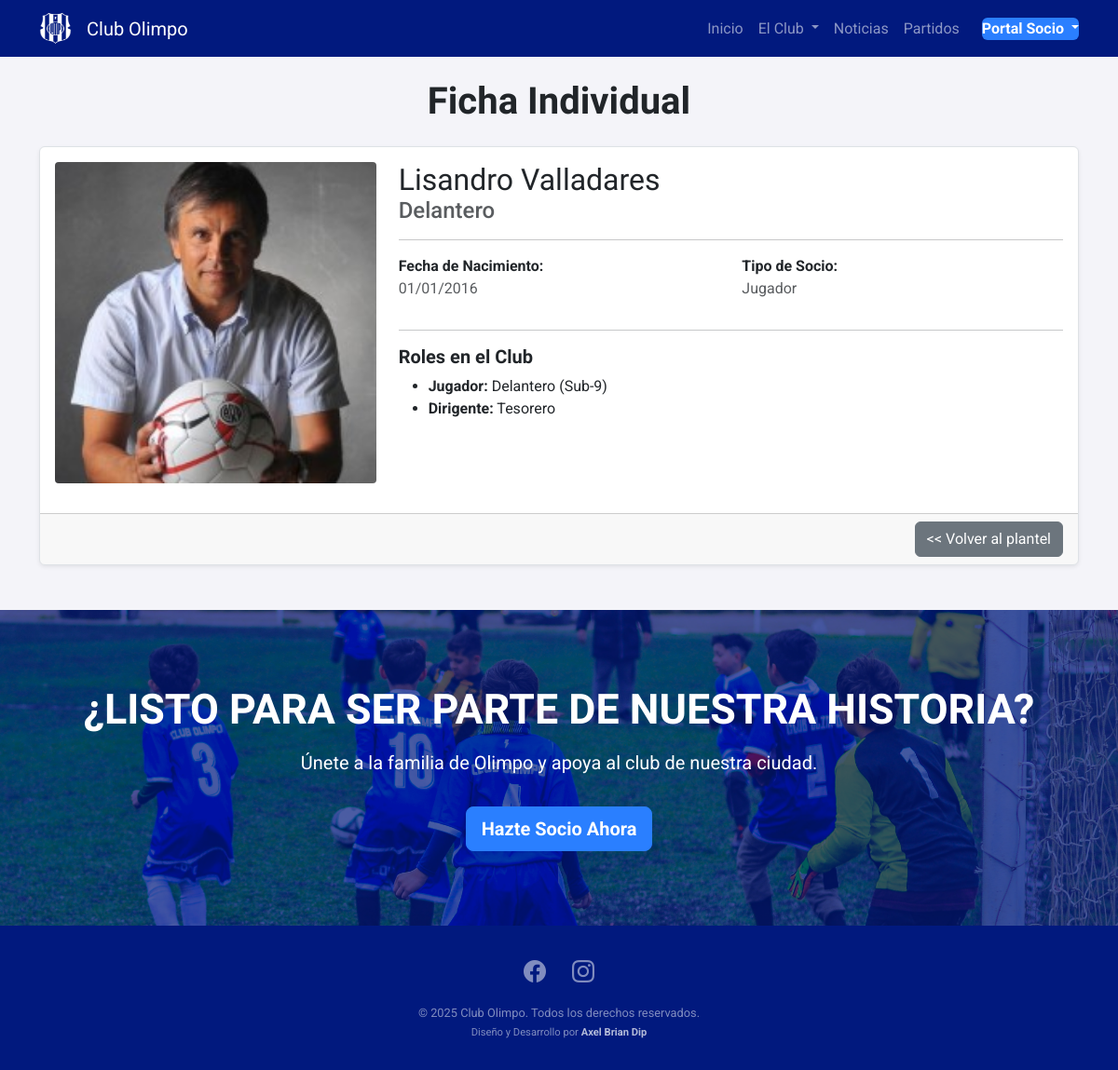
Page /members/plantel/2/ on the committed database.
### members/models.py (models this page shows, shortened)
class Profile(models.Model):
    user = models.OneToOneField(User, on_delete=models.CASCADE)
    member_id = models.PositiveIntegerField(
        "Número de Socio",
        unique=True,
        default=get_next_member_id,
        editable=False # Hacemos que no se pueda editar desde el admin
    )
    date_of_birth = models.DateField("Fecha de Nacimiento", null=True, blank=True)
    dni = models.CharField("DNI", max_length=20, blank=True)
    address = models.CharField("Dirección", max_length=255, blank=True)
    phone_number = models.CharField("Teléfono", max_length=50, blank=True)
    profile_photo = models.ImageField("Foto de Perfil", upload_to='profile_photos/', blank=True, null=True)
    extra_photo_1 = models.ImageField("Foto Extra 1 (opcional)", upload_to='extra_photos/', blank=True, null=True)
    extra_photo_2 = models.ImageField("Foto Extra 2 (opcional)", upload_to='extra_photos/', blank=True, null=True)
    dni_photo_front = models.ImageField("Foto DNI (Frente)", upload_to='dni_photos/', blank=True, null=True)
    dni_photo_back = models.ImageField("Foto DNI (Dorso)", upload_to='dni_photos/', blank=True, null=True)
    member_type = models.ForeignKey(MemberType, on_delete=models.SET_NULL, null=True, blank=True, verbose_name="Tipo de Socio")
    is_on_roster = models.BooleanField("En Lista Oficial (para jugadores)", default=False)
    is_exempt = models.BooleanField("Cuota Bonificada", default=False)

class Role(models.Model):
    class Function(models.TextChoices):
        JUGADOR = 'JUG', 'Jugador'
        STAFF = 'STA', 'Cuerpo Técnico'
        DIRIGENTE = 'DIR', 'Dirigente'
    profile = models.ForeignKey('Profile', on_delete=models.CASCADE, related_name='roles')
    function = models.CharField("Función", max_length=3, choices=Function.choices)
    category = models.ForeignKey(Category, on_delete=models.SET_NULL, null=True, blank=True, verbose_name="Categoría (si aplica)")
    specific_position = models.CharField("Cargo Específico", max_length=100, help_text="Ej: Delantero, Tesorero, Director Técnico")
    specific_position = models.ForeignKey(
        SpecificPosition,
        on_delete=models.PROTECT,
        verbose_name="Cargo Específico"
    )
    class Meta:
        verbose_name = "Rol"
        verbose_name_plural = "Roles"

class SpecificPosition(models.Model):
    name = models.CharField("Nombre del Cargo", max_length=100, unique=True)
    class Meta:
        verbose_name = "Cargo Específico"
        verbose_name_plural = "Cargos Específicos"
        ordering = ['name']
    def __str__(self):
        return self.name

class MemberType(models.Model):
    name = models.CharField("Nombre del Tipo de Socio", max_length=100, unique=True)
    class Meta:
        verbose_name = "Tipo de Socio"
        verbose_name_plural = "Tipos de Socio"
        ordering = ['name']

class Category(models.Model):
    name = models.CharField("Nombre", max_length=100, unique=True)
    order = models.PositiveIntegerField("Orden", default=0, help_text="Menor número aparece primero")
    class Meta:
        verbose_name = "Categoría"
        verbose_name_plural = "Categorías"
        ordering = ['order', 'name']

### members/views.py (the view)
# urls.py: path('plantel/<int:pk>/', views.player_detail, name='player_detail'),
def player_detail(request, pk):
    profile = get_object_or_404(Profile, pk=pk)
    context = {'profile': profile}
    return render(request, 'members/player_detail.html', context)

### members/templates/members/player_detail.html (shortened to what this page needs)
{% extends 'base.html' %}
{% block content %}
<h1 class="mb-4 text-center">Ficha Individual</h1>
<div class="card shadow-sm">
    <div class="card-body">
        <div class="row">
            <div class="col-lg-4 text-center">
                <div class="player-detail-photo mx-auto mb-3">
                    {% if profile.profile_photo %}
                        <img src="{{ profile.profile_photo.url }}" alt="Foto de {{ profile.user.get_full_name }}">
                    {% else %}
                        <div class="d-flex align-items-center justify-content-center h-100"><small class="text-muted">Sin Foto</small></div>
                    {% endif %}
                </div>
            </div>
            <div class="col-lg-8">
                <h1 class="h2 mb-0">{{ profile.user.get_full_name }}</h1>
                <p class="h4 text-muted">
                    {{ profile.roles.first.specific_position }}
                </p>
                <hr>
                <div class="row">
                    <div class="col-md-6 mb-3">
                        <strong>Fecha de Nacimiento:</strong>
                        <p class="text-muted mb-0">{{ profile.date_of_birth|date:"d/m/Y" }}</p>
                    </div>
                    <div class="col-md-6 mb-3">
                        <strong>Tipo de Socio:</strong>
                        <p class="text-muted mb-0">{{ profile.member_type.name }}</p>
                    </div>
                </div>
                <hr>
                <h5>Roles en el Club</h5>
                <ul>
                {% for role in profile.roles.all %}
                    <li>
                        <strong>{{ role.get_function_display }}:</strong> {{ role.specific_position }}
                        {% if role.category %} ({{ role.category.name }}){% endif %}
                    </li>
                {% endfor %}
                </ul>
            </div>
        </div>
    </div>
    <div class="card-footer text-end">
        <a href="{% url 'player_list' %}" class="btn btn-secondary"><< Volver al plantel</a>
    </div>
</div>
{% endblock %}

### static/css/_variables.css (style rules this page uses)
:root { --primary-color: #01197e; --accent-color: #2a7fff; --light-gray-bg: #f4f4f9; --dark-text-color: #212529; --medium-gray-color: #6c757d; --font-headings: 'Oswald', sans-serif; --font-body: 'Roboto', sans-serif; }

### static/css/_base.css (style rules this page uses)
body { font-family: var(--font-body); background-color: var(--light-gray-bg); color: var(--dark-text-color); }
h1, h2, h3, h4, h5, h6 { font-family: var(--font-headings); font-weight: 700; }

### static/css/_components.css (style rules this page uses)
.card { border-color: #dee2e6; }

### static/css/_players.css (style rules this page uses)
.player-card-img-wrapper, .player-detail-photo { position: relative; width: 100%; overflow: hidden; background-color: var(--light-gray-bg); border-radius: .25rem; padding-top: 100%; }
.player-card-img-wrapper img, .player-detail-photo img { position: absolute; top: 0; left: 0; width: 100%; height: 100%; object-fit: cover; object-position: center; }

### rows in the picture
Profile: profile_photo (picture), user.get_full_name "Lisandro Valladares", roles.first.specific_position "Delantero", date_of_birth "01/01/2016", member_type.name "Jugador"
Role: function "Jugador", specific_position "Delantero", category.name "Sub-9"
Role: function "Dirigente", specific_position "Tesorero"
